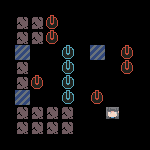

The image is a tile-based game level rendered from a .tmx file. Its description and complete source (layers, tilesets, objects, tile grids) follow:
An orthogonal 10x10 tile map with 15x15 px tiles, 1 tile layer (Layer2) and 4 objects (27, 436, 67, 52).

<map version="1.2" tiledversion="1.2.4" orientation="orthogonal" renderorder="right-down" width="10" height="10" tilewidth="15" tileheight="15" infinite="0" nextlayerid="3" nextobjectid="12">
 <tileset firstgid="1" source="tileset.tsx" />
 <layer id="1" name="Layer2" width="10" height="10">
  <data encoding="csv">
0,0,0,0,0,0,0,0,0,0,
0,11,11,2147483653,0,0,0,0,0,0,
0,11,11,2147483653,0,0,0,0,0,0,
0,4,0,0,6,0,4,0,2147483653,0,
0,11,0,0,6,0,0,0,2147483653,0,
0,11,2147483653,0,6,0,0,0,0,0,
0,4,0,0,6,0,2147483653,0,0,0,
0,11,11,11,11,0,0,23,0,0,
0,11,11,11,11,0,0,0,0,0,
0,0,0,0,0,0,0,0,0,0
</data>
 </layer>
 <objectgroup id="2" name="Cha">
  <object id="7" name="27" x="90" y="15" width="15" height="15" />
  <object id="9" name="436" x="120" y="90" width="15" height="15" />
  <object id="10" name="67" x="120" y="105" width="15" height="15" />
  <object id="11" name="52" x="120" y="120" width="15" height="15" />
 </objectgroup>
</map>
